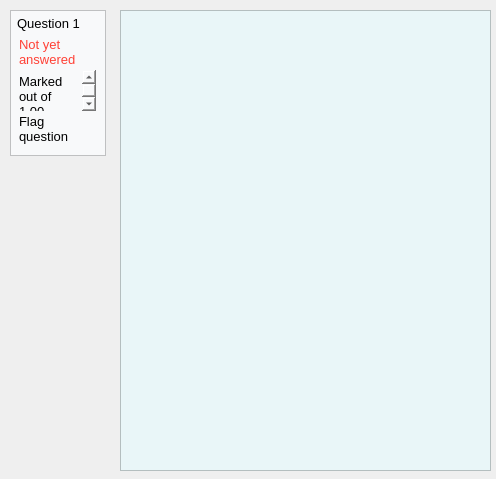
                <widget class="QWidget" name="previewBaseWidget">
                 <property name="geometry">
                  <rect>
                   <x>0</x>
                   <y>0</y>
                   <width>496</width>
                   <height>479</height>
                  </rect>
                 </property>
                 <widget class="QFrame" name="frame">
                  <property name="geometry">
                   <rect>
                    <x>10</x>
                    <y>10</y>
                    <width>96</width>
                    <height>146</height>
                   </rect>
                  </property>
                  <property name="styleSheet">
                   <string notr="true">background-color: rgb(248, 249, 250);
border-color: rgb(202, 208, 215);</string>
                  </property>
                  <property name="frameShape">
                   <enum>QFrame::StyledPanel</enum>
                  </property>
                  <property name="frameShadow">
                   <enum>QFrame::Plain</enum>
                  </property>
                  <property name="lineWidth">
                   <number>1</number>
                  </property>
                  <property name="midLineWidth">
                   <number>0</number>
                  </property>
                  <widget class="QLineEdit" name="lineEdit">
                   <property name="geometry">
                    <rect>
                     <x>5</x>
                     <y>3</y>
                     <width>81</width>
                     <height>20</height>
                    </rect>
                   </property>
                   <property name="font">
                    <font>
                     <family>Arial</family>
                     <pointsize>10</pointsize>
                    </font>
                   </property>
                   <property name="text">
                    <string>Question 1</string>
                   </property>
                   <property name="frame">
                    <bool>false</bool>
                   </property>
                   <property name="readOnly">
                    <bool>true</bool>
                   </property>
                  </widget>
                  <widget class="QPlainTextEdit" name="plainTextEdit">
                   <property name="geometry">
                    <rect>
                     <x>5</x>
                     <y>23</y>
                     <width>81</width>
                     <height>51</height>
                    </rect>
                   </property>
                   <property name="font">
                    <font>
                     <family>Arial</family>
                     <pointsize>10</pointsize>
                    </font>
                   </property>
                   <property name="styleSheet">
                    <string notr="true">color: rgb(255, 65, 54);</string>
                   </property>
                   <property name="frameShape">
                    <enum>QFrame::NoFrame</enum>
                   </property>
                   <property name="readOnly">
                    <bool>true</bool>
                   </property>
                   <property name="plainText">
                    <string>Not yet answered  </string>
                   </property>
                  </widget>
                  <widget class="QPlainTextEdit" name="plainTextEdit_2">
                   <property name="geometry">
                    <rect>
                     <x>5</x>
                     <y>60</y>
                     <width>81</width>
                     <height>41</height>
                    </rect>
                   </property>
                   <property name="font">
                    <font>
                     <family>Arial</family>
                     <pointsize>10</pointsize>
                    </font>
                   </property>
                   <property name="styleSheet">
                    <string notr="true"/>
                   </property>
                   <property name="frameShape">
                    <enum>QFrame::NoFrame</enum>
                   </property>
                   <property name="readOnly">
                    <bool>true</bool>
                   </property>
                   <property name="plainText">
                    <string>Marked out of 1.00</string>
                   </property>
                  </widget>
                  <widget class="QTextEdit" name="textEdit">
                   <property name="geometry">
                    <rect>
                     <x>5</x>
                     <y>100</y>
                     <width>81</width>
                     <height>41</height>
                    </rect>
                   </property>
                   <property name="font">
                    <font>
                     <family>Arial</family>
                     <pointsize>10</pointsize>
                    </font>
                   </property>
                   <property name="styleSheet">
                    <string notr="true">color: rgb(0, 0, 0);</string>
                   </property>
                   <property name="frameShape">
                    <enum>QFrame::NoFrame</enum>
                   </property>
                   <property name="frameShadow">
                    <enum>QFrame::Plain</enum>
                   </property>
                   <property name="verticalScrollBarPolicy">
                    <enum>Qt::ScrollBarAlwaysOff</enum>
                   </property>
                   <property name="horizontalScrollBarPolicy">
                    <enum>Qt::ScrollBarAlwaysOff</enum>
                   </property>
                   <property name="html">
                    <string>&lt;!DOCTYPE HTML PUBLIC &quot;-//W3C//DTD HTML 4.0//EN&quot; &quot;http://www.w3.org/TR/REC-html40/strict.dtd&quot;&gt;
&lt;html&gt;&lt;head&gt;&lt;meta name=&quot;qrichtext&quot; content=&quot;1&quot; /&gt;&lt;style type=&quot;text/css&quot;&gt;
p, li { white-space: pre-wrap; }
&lt;/style&gt;&lt;/head&gt;&lt;body style=&quot; font-family:'Arial'; font-size:10pt; font-weight:400; font-style:normal;&quot;&gt;
&lt;p style=&quot; margin-top:0px; margin-bottom:0px; margin-left:0px; margin-right:0px; -qt-block-indent:0; text-indent:0px;&quot;&gt;&lt;img src=&quot;:/icons/icons/unflagged.png&quot; width=&quot;16&quot; height=&quot;16&quot; /&gt;&lt;span style=&quot; font-family:'MS Shell Dlg 2';&quot;&gt;Flag question&lt;/span&gt;&lt;/p&gt;&lt;/body&gt;&lt;/html&gt;</string>
                   </property>
                  </widget>
                  <zorder>textEdit</zorder>
                  <zorder>plainTextEdit</zorder>
                  <zorder>plainTextEdit_2</zorder>
                  <zorder>lineEdit</zorder>
                 </widget>
                 <widget class="QTextBrowser" name="preview_box">
                  <property name="geometry">
                   <rect>
                    <x>120</x>
                    <y>10</y>
                    <width>371</width>
                    <height>461</height>
                   </rect>
                  </property>
                  <property name="styleSheet">
                   <string notr="true">color: rgb(5, 32, 37);
background-color: rgb(233, 246, 248);
border-color: rgb(190, 229, 235);</string>
                  </property>
                  <property name="frameShadow">
                   <enum>QFrame::Plain</enum>
                  </property>
                  <property name="sizeAdjustPolicy">
                   <enum>QAbstractScrollArea::AdjustIgnored</enum>
                  </property>
                 </widget>
                </widget>
